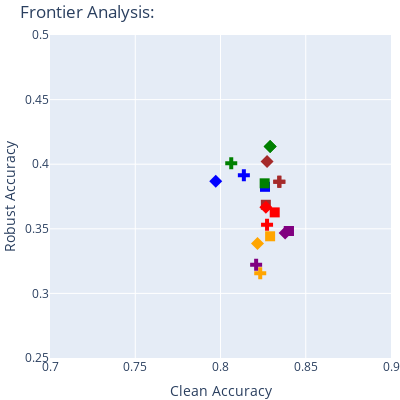

The cell this chart's notebook holds for it:
### Code cell
import numpy as np
import pandas as pd
import plotly.graph_objects as go

# Assuming 'data' is defined
df = pd.DataFrame(data).T
df['adv_acc'] = pd.to_numeric(df['adv_acc'], errors='coerce')
df['nat_acc'] = pd.to_numeric(df['nat_acc'], errors='coerce')
df['aug'] = df['aug'].fillna('aug')

# pruning_ratio = '0.3'
dataset = 'CIFAR10'
batch_size = '1042'
aug = 'aug'
sched = 'nosched'
init_lr = '0.01'
pre_trained = True
# name = pruning_ratio + '_' + batch_size + '_' + aug + '_' + sched + '_' + init_lr

# Apply filtering
df = df[(df['dataset'] == dataset) &
        (df['batch_size'] == batch_size) &
        (df['aug'] == aug) &
        (df['sched'] == sched) &
        (df['init_lr'] == init_lr)]

# Sort the dataframe by natural and adversarial accuracy
sorted_df = df.sort_values(by=['nat_acc', 'adv_acc'], ascending=[False, False])

# Identify the Pareto frontier
pareto_front = []
current_best = -np.inf

for index, row in sorted_df.iterrows():
    if row['adv_acc'] > current_best:
        pareto_front.append((row['nat_acc'], row['adv_acc'], row['pruning_strategy'], row['pruning_ratio']))
        current_best = row['adv_acc']

pareto_front = np.array(pareto_front)

# Color map for different pruning strategies
color_map = {
    'random': 'blue',
    'TS_pruning': 'green', 
    'score_v1': 'orange',
    'score_v2': 'purple',
    'decay_based_v2': 'brown',
    'decay_based_v3': 'magenta',
    'uncertainty': 'red'
}

# Dictionary to map pruning_ratio to different marker symbols
marker_map = {
    '0.0': 'circle',
    '0.3': 'square',
    '0.5': 'diamond',
    '0.7': 'cross'
}

# Step 3: Plot using plotly
fig = go.Figure()

# Add all methods as separate scatter points, one for each pruning_strategy
for strategy, color in color_map.items():
    df_subset = df[df['pruning_strategy'] == strategy]
    
    # For each pruning_ratio, assign a marker
    for pruning_ratio_value, marker in marker_map.items():
        df_pruning_ratio_subset = df_subset[df_subset['pruning_ratio'] == pruning_ratio_value]
        fig.add_trace(go.Scatter(
            x=df_pruning_ratio_subset['nat_acc'],
            y=df_pruning_ratio_subset['adv_acc'],
            mode='markers',
            marker=dict(symbol=marker, color=color, size=10),
            name=f'{strategy} - {pruning_ratio_value}',
            text=df_pruning_ratio_subset['pruning_strategy'],  # Hover text for each point
            showlegend=True
        ))

# Add Pareto frontier as a black line but retain original marker colors
for pruning_ratio_value, marker in marker_map.items():
    pareto_front_subset = pareto_front[pareto_front[:, 3] == pruning_ratio_value]
    
    if len(pareto_front_subset) > 0:
        fig.add_trace(go.Scatter(
            x=pareto_front_subset[:, 0].astype(float),
            y=pareto_front_subset[:, 1].astype(float),
            mode='lines+markers',
            line=dict(color='black', width=2),
            marker=dict(
                symbol=marker,
                color=[color_map[strategy] for strategy in pareto_front_subset[:, 2]],
                size=10
            ),
            name=f'Pareto Frontier - {pruning_ratio_value}',
            text=pareto_front_subset[:, 2],  # Hover text for Pareto points
            showlegend=False
        ))

# Update layout with legend inside the figure and square aspect ratio
fig.update_layout(
    title='Frontier Analysis: ', # + name,
    xaxis_title='Clean Accuracy',
    yaxis_title='Robust Accuracy',
    xaxis=dict(range=[0.7, 0.9]),
    yaxis=dict(range=[0.25, 0.5]),
    margin=dict(l=0, r=0, t=35, b=0),  # Margins set to 0
    width=400,  # Set figure width to 3 inches (300px at 96dpi)
    height=400,  # Set figure height to 3 inches (300px at 96dpi)
    showlegend=False,
    # legend=dict(
    #     x=0.02,  # Position the legend inside the figure
    #     y=0.98,
    #     traceorder="normal",
    #     bgcolor="rgba(255, 255, 255, 1)",  # Semi-transparent background
    #     bordercolor="Black",
    #     borderwidth=1
    # )
)

# Display the plot
fig.show()

# Save the figure
fig.write_image("./figures/pruningratio_influence.png")

### Figure 1 — Plotly figure (JSON) as saved in the notebook; plotly's stock layout.template omitted (floating-point values rounded to 4 significant figures)
{"data": [{"marker": {"color": "blue", "size": 10, "symbol": "circle"}, "mode": "markers", "name": "random - 0.0", "showlegend": true, "text": [], "type": "scatter", "x": [], "y": []}, {"marker": {"color": "blue", "size": 10, "symbol": "square"}, "mode": "markers", "name": "random - 0.3", "showlegend": true, "text": ["random"], "type": "scatter", "x": [0.8261], "y": [0.3825]}, {"marker": {"color": "blue", "size": 10, "symbol": "diamond"}, "mode": "markers", "name": "random - 0.5", "showlegend": true, "text": ["random"], "type": "scatter", "x": [0.7972], "y": [0.3869]}, {"marker": {"color": "blue", "size": 10, "symbol": "cross"}, "mode": "markers", "name": "random - 0.7", "showlegend": true, "text": ["random"], "type": "scatter", "x": [0.8137], "y": [0.3915]}, {"marker": {"color": "green", "size": 10, "symbol": "circle"}, "mode": "markers", "name": "TS_pruning - 0.0", "showlegend": true, "text": [], "type": "scatter", "x": [], "y": []}, {"marker": {"color": "green", "size": 10, "symbol": "square"}, "mode": "markers", "name": "TS_pruning - 0.3", "showlegend": true, "text": ["TS_pruning"], "type": "scatter", "x": [0.8259], "y": [0.3852]}, {"marker": {"color": "green", "size": 10, "symbol": "diamond"}, "mode": "markers", "name": "TS_pruning - 0.5", "showlegend": true, "text": ["TS_pruning"], "type": "scatter", "x": [0.8291], "y": [0.4137]}, {"marker": {"color": "green", "size": 10, "symbol": "cross"}, "mode": "markers", "name": "TS_pruning - 0.7", "showlegend": true, "text": ["TS_pruning"], "type": "scatter", "x": [0.8063], "y": [0.4007]}, {"marker": {"color": "orange", "size": 10, "symbol": "circle"}, "mode": "markers", "name": "score_v1 - 0.0", "showlegend": true, "text": [], "type": "scatter", "x": [], "y": []}, {"marker": {"color": "orange", "size": 10, "symbol": "square"}, "mode": "markers", "name": "score_v1 - 0.3", "showlegend": true, "text": ["score_v1"], "type": "scatter", "x": [0.8291], "y": [0.3442]}, {"marker": {"color": "orange", "size": 10, "symbol": "diamond"}, "mode": "markers", "name": "score_v1 - 0.5", "showlegend": true, "text": ["score_v1"], "type": "scatter", "x": [0.8217], "y": [0.3386]}, {"marker": {"color": "orange", "size": 10, "symbol": "cross"}, "mode": "markers", "name": "score_v1 - 0.7", "showlegend": true, "text": ["score_v1"], "type": "scatter", "x": [0.8233], "y": [0.3155]}, {"marker": {"color": "purple", "size": 10, "symbol": "circle"}, "mode": "markers", "name": "score_v2 - 0.0", "showlegend": true, "text": [], "type": "scatter", "x": [], "y": []}, {"marker": {"color": "purple", "size": 10, "symbol": "square"}, "mode": "markers", "name": "score_v2 - 0.3", "showlegend": true, "text": ["score_v2"], "type": "scatter", "x": [0.8401], "y": [0.3483]}, {"marker": {"color": "purple", "size": 10, "symbol": "diamond"}, "mode": "markers", "name": "score_v2 - 0.5", "showlegend": true, "text": ["score_v2"], "type": "scatter", "x": [0.8379], "y": [0.3467]}, {"marker": {"color": "purple", "size": 10, "symbol": "cross"}, "mode": "markers", "name": "score_v2 - 0.7", "showlegend": true, "text": ["score_v2"], "type": "scatter", "x": [0.8209], "y": [0.3222]}, {"marker": {"color": "brown", "size": 10, "symbol": "circle"}, "mode": "markers", "name": "decay_based_v2 - 0.0", "showlegend": true, "text": [], "type": "scatter", "x": [], "y": []}, {"marker": {"color": "brown", "size": 10, "symbol": "square"}, "mode": "markers", "name": "decay_based_v2 - 0.3", "showlegend": true, "text": ["decay_based_v2"], "type": "scatter", "x": [0.8266], "y": [0.3686]}, {"marker": {"color": "brown", "size": 10, "symbol": "diamond"}, "mode": "markers", "name": "decay_based_v2 - 0.5", "showlegend": true, "text": ["decay_based_v2"], "type": "scatter", "x": [0.8273], "y": [0.4021]}, {"marker": {"color": "brown", "size": 10, "symbol": "cross"}, "mode": "markers", "name": "decay_based_v2 - 0.7", "showlegend": true, "text": ["decay_based_v2"], "type": "scatter", "x": [0.8345], "y": [0.3865]}, {"marker": {"color": "magenta", "size": 10, "symbol": "circle"}, "mode": "markers", "name": "decay_based_v3 - 0.0", "showlegend": true, "text": [], "type": "scatter", "x": [], "y": []}, {"marker": {"color": "magenta", "size": 10, "symbol": "square"}, "mode": "markers", "name": "decay_based_v3 - 0.3", "showlegend": true, "text": [], "type": "scatter", "x": [], "y": []}, {"marker": {"color": "magenta", "size": 10, "symbol": "diamond"}, "mode": "markers", "name": "decay_based_v3 - 0.5", "showlegend": true, "text": [], "type": "scatter", "x": [], "y": []}, {"marker": {"color": "magenta", "size": 10, "symbol": "cross"}, "mode": "markers", "name": "decay_based_v3 - 0.7", "showlegend": true, "text": [], "type": "scatter", "x": [], "y": []}, {"marker": {"color": "red", "size": 10, "symbol": "circle"}, "mode": "markers", "name": "uncertainty - 0.0", "showlegend": true, "text": [], "type": "scatter", "x": [], "y": []}, {"marker": {"color": "red", "size": 10, "symbol": "square"}, "mode": "markers", "name": "uncertainty - 0.3", "showlegend": true, "text": ["uncertainty"], "type": "scatter", "x": [0.8318], "y": [0.3627]}, {"marker": {"color": "red", "size": 10, "symbol": "diamond"}, "mode": "markers", "name": "uncertainty - 0.5", "showlegend": true, "text": ["uncertainty"], "type": "scatter", "x": [0.8266], "y": [0.3666]}, {"marker": {"color": "red", "size": 10, "symbol": "cross"}, "mode": "markers", "name": "uncertainty - 0.7", "showlegend": true, "text": ["uncertainty"], "type": "scatter", "x": [0.8273], "y": [0.3531]}, {"line": {"color": "black", "width": 2}, "marker": {"color": ["purple"], "size": 10, "symbol": "square"}, "mode": "lines+markers", "name": "Pareto Frontier - 0.3", "showlegend": false, "text": ["score_v2"], "type": "scatter", "x": [0.8401], "y": [0.3483]}, {"line": {"color": "black", "width": 2}, "marker": {"color": ["green"], "size": 10, "symbol": "diamond"}, "mode": "lines+markers", "name": "Pareto Frontier - 0.5", "showlegend": false, "text": ["TS_pruning"], "type": "scatter", "x": [0.8291], "y": [0.4137]}, {"line": {"color": "black", "width": 2}, "marker": {"color": ["brown"], "size": 10, "symbol": "cross"}, "mode": "lines+markers", "name": "Pareto Frontier - 0.7", "showlegend": false, "text": ["decay_based_v2"], "type": "scatter", "x": [0.8345], "y": [0.3865]}], "layout": {"height": 400, "margin": {"b": 0, "l": 0, "r": 0, "t": 35}, "showlegend": false, "title": {"text": "Frontier Analysis: "}, "width": 400, "xaxis": {"range": [0.7, 0.9], "title": {"text": "Clean Accuracy"}}, "yaxis": {"range": [0.25, 0.5], "title": {"text": "Robust Accuracy"}}}}
